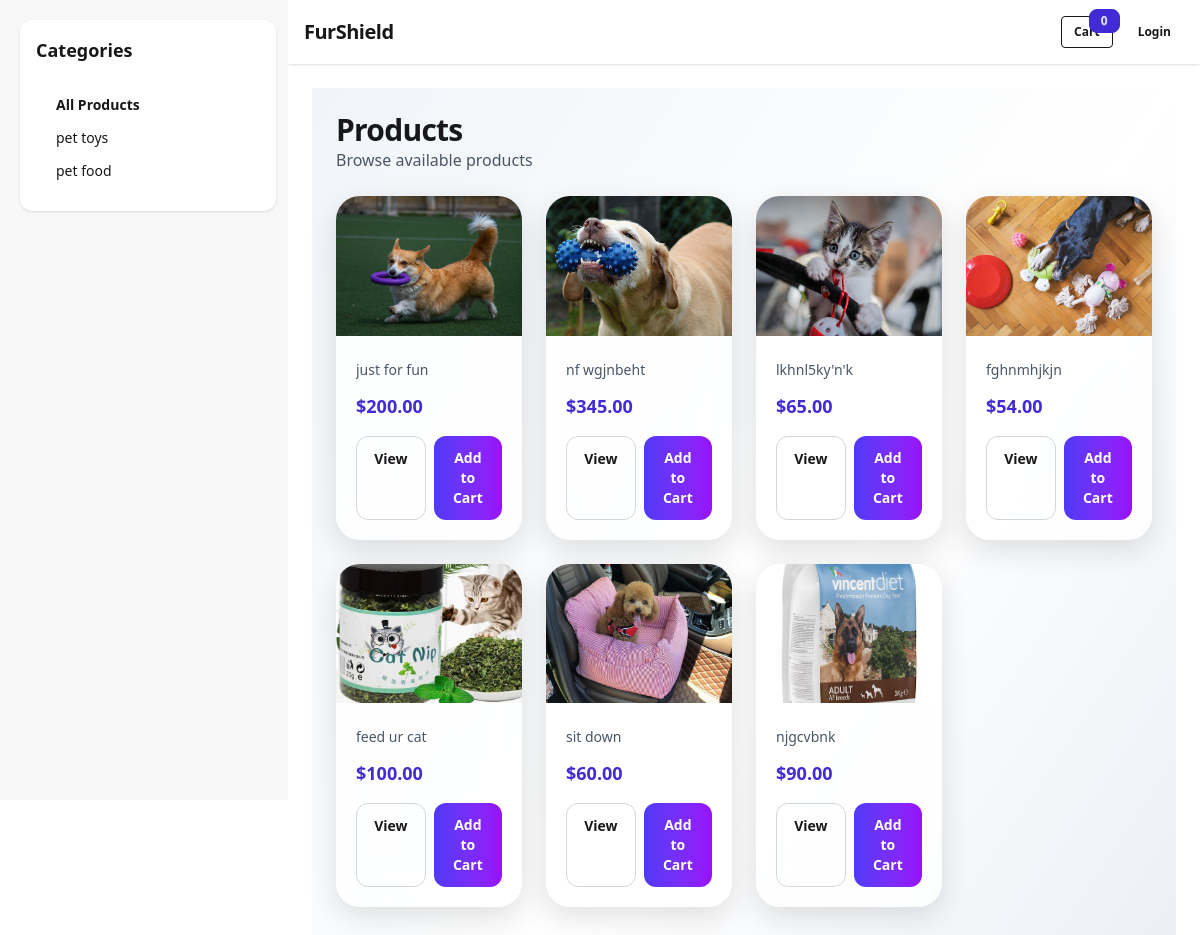
Page /view_products/ on the committed database.
### myapp/models.py (models this page shows, shortened)
class Product(models.Model):
    category = models.ForeignKey(
        Category,
        on_delete=models.CASCADE,
        related_name='products'
    )
    name = models.CharField(max_length=100)
    description = models.TextField()
    price = models.DecimalField(max_digits=10, decimal_places=2)
    image = models.ImageField(upload_to='product_images/')
    stock_quantity = models.PositiveIntegerField()

class Category(models.Model):
    name = models.CharField(max_length=100)
    image = models.ImageField(upload_to='category_images/')

### myapp/views.py (the view)
# urls.py: path('view_products/', views.view_products, name='view_products'),
def view_products(request):
    products = Product.objects.all()
    return render(request, 'view_products.html', {
        'products': products
    })

### myapp/context_processors.py (called while the page is built)
def categories_processor(request):
    from .models import Category
    return {
        'categories': Category.objects.all()
    }

### myapp/templates/view_products.html (shortened to what this page needs)
{% extends 'base.html' %}
{% block content %}
<section class="min-h-screen bg-gradient-to-br from-slate-100 via-white to-slate-200
                px-3 sm:px-6 py-6">
  <div class="max-w-7xl mx-auto mb-6">
    <h2 class="text-2xl sm:text-3xl font-extrabold tracking-tight">
      Products
    </h2>
    <p class="text-sm sm:text-base text-gray-600">
      Browse available products
    </p>
  </div>
  <div class="
      max-w-7xl mx-auto
      grid
      grid-cols-2
      min-[420px]:grid-cols-3
      sm:grid-cols-3
      lg:grid-cols-4
      gap-4 sm:gap-6
  ">
    {% for product in products %}
    <div class="
        bg-white/80 backdrop-blur-xl
        rounded-3xl
        shadow-[0_10px_30px_rgba(0,0,0,0.12)]
        overflow-hidden
        transition-all duration-300
        hover:shadow-[0_20px_50px_rgba(0,0,0,0.18)]
    ">
      {% if product.image %}
      <div class="aspect-[4/3] bg-gray-200">
        <img
          src="{{ product.image.url }}"
          alt="{{ product.product_name }}"
          class="w-full h-full object-cover"
        >
      </div>
      {% endif %}
      <div class="p-4 sm:p-5 flex flex-col h-full">
        <p class="text-xs sm:text-sm text-gray-600 line-clamp-2 mt-1">
          {{ product.description }}
        </p>
        <span class="mt-3 text-primary font-extrabold text-sm sm:text-lg">
          ${{ product.price }}
        </span>
        <div class="mt-4 flex flex-col gap-2 min-[420px]:flex-row">
          <a
            href="{% url 'product_detail' product.id %}"
            class="w-full text-center px-4 py-3 text-xs sm:text-sm
                   font-semibold rounded-xl border border-gray-300
                   hover:bg-gray-100 transition">
            View
          </a>
          <button
            type="button"
            class="add-to-cart-btn w-full px-4 py-3 text-xs sm:text-sm
                   font-semibold rounded-xl
                   bg-gradient-to-r from-indigo-600 to-purple-600
                   text-white hover:from-indigo-700 hover:to-purple-700
                   transition-all duration-300"
            data-product-id="{{ product.id }}"
          >
            Add to Cart
          </button>
        </div>
      </div>
    </div>
    {% empty %}
    <div class="col-span-full text-center py-20">
      <p class="text-base sm:text-lg text-gray-600">
        No products available.
      </p>
    </div>
    {% endfor %}
  </div>
</section>
{% endblock %}

### myapp/templates/partials/category_sidebar.html
<div class="w-full md:w-64 bg-base-100 rounded-xl shadow p-4">
  <h3 class="text-lg font-bold mb-4">Categories</h3>
  <ul class="menu bg-base-100 rounded-box">
    <li>
      <a href="{% url 'view_products' %}" class="font-semibold">
        All Products
      </a>
    </li>
    {% for category in categories %}
    <li>
      <a href="{% url 'category_products' category.id %}">
        {{ category.name }}
      </a>
    </li>
    {% empty %}
    <li class="opacity-70">No categories</li>
    {% endfor %}
  </ul>
</div>

### rows in the picture
Product: image (picture), description "just for fun", price "200.00"
Product: image (picture), description "nf wgjnbeht", price "345.00"
Product: image (picture), description "lkhnl5ky'n'k", price "65.00"
Product: image (picture), description "fghnmhjkjn", price "54.00"
Product: image (picture), description "feed ur cat", price "100.00"
Product: image (picture), description "sit down", price "60.00"
Product: image (picture), description "njgcvbnk", price "90.00"
Category: name "pet toys"
Category: name "pet food"

### other values in the picture
{{ request.session.cart|length|default:"0" }} "0"
